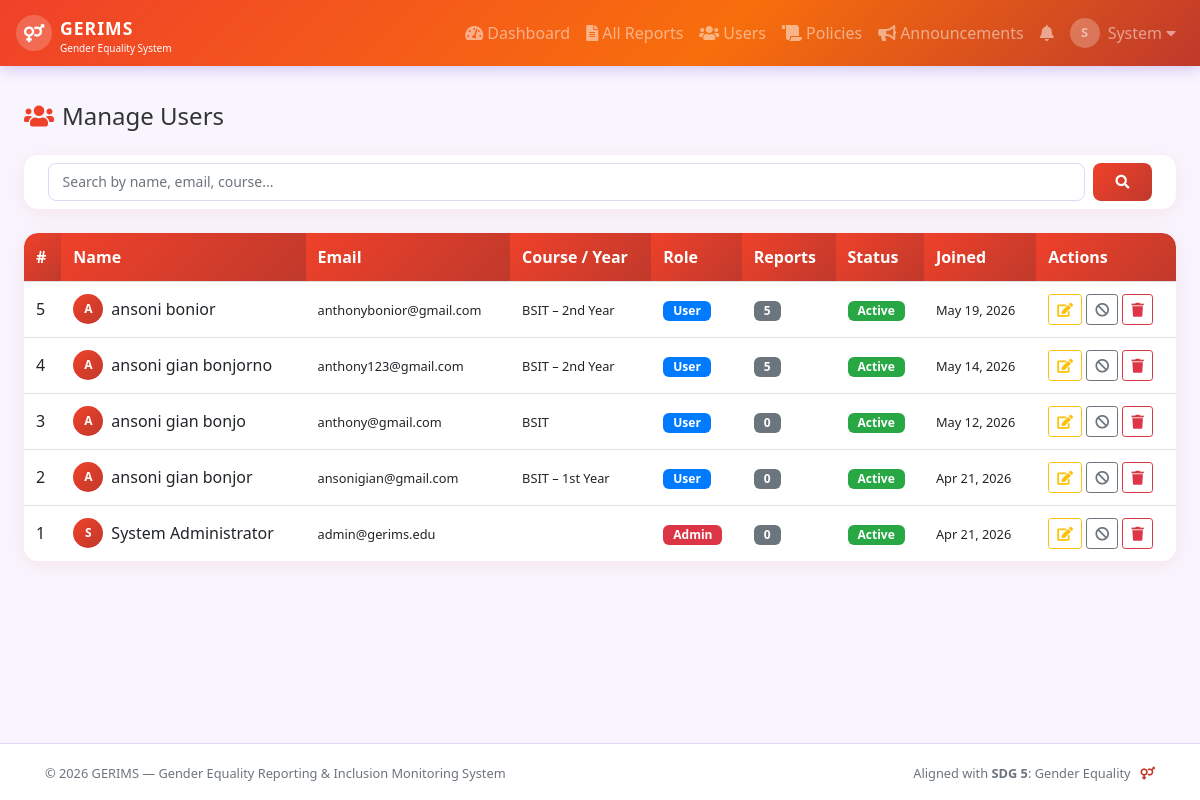
The page /admin/users.php (signed in) on the database its author committed.
### tables this page shows
CREATE TABLE `users` (
  `user_id` int(11) NOT NULL,
  `full_name` varchar(100) NOT NULL,
  `email` varchar(100) NOT NULL,
  `password` varchar(255) NOT NULL,
  `gender` varchar(30) DEFAULT NULL,
  `course` varchar(100) DEFAULT NULL,
  `year_level` varchar(20) DEFAULT NULL,
  `contact_number` varchar(20) DEFAULT NULL,
  `role` enum('user','admin') DEFAULT 'user',
  `profile_pic` varchar(255) DEFAULT 'default.png',
  `is_active` tinyint(1) DEFAULT 1,
  `created_at` timestamp NOT NULL DEFAULT current_timestamp(),
  `updated_at` timestamp NOT NULL DEFAULT current_timestamp() ON UPDATE current_timestamp()
);

### includes/config.php (called while the page is built, shortened)
<?php
function sanitize($conn, $data) {
    return $conn->real_escape_string(htmlspecialchars(strip_tags(trim($data))));
}
?>

### admin/users.php (the view, shortened to what this page needs)
<?php
require_once '../includes/config.php';
$admin_id = $_SESSION['user_id'];
$search = sanitize($conn, $_GET['search'] ?? '');
$where = $search ? "WHERE full_name LIKE '%$search%' OR email LIKE '%$search%' OR course LIKE '%$search%'" : "";
$users = $conn->query("SELECT u.*, (SELECT COUNT(*) FROM reports r WHERE r.user_id=u.user_id) as report_count FROM users u $where ORDER BY u.created_at DESC");
include '../includes/header.php';
?>
<div class="container-fluid px-4">
    <div class="d-flex align-items-center mb-4">
        <h4 class="mb-0 mr-auto"><i class="fas fa-users mr-2" style="color:var(--primary)"></i>Manage Users</h4>
    </div>
    <div class="gerims-card">
        <div class="card-body py-2">
            <form method="GET" class="d-flex">
                <input type="text" name="search" class="form-control form-control-sm mr-2" placeholder="Search by name, email, course..." value="<?= htmlspecialchars($search) ?>">
                <button class="btn btn-gerims btn-sm"><i class="fas fa-search"></i></button>
            </form>
        </div>
    </div>
    <div class="gerims-card">
        <div class="card-body p-0">
            <div class="table-responsive">
            <table class="table table-hover mb-0 gerims-table">
                <thead><tr><th>#</th><th>Name</th><th>Email</th><th>Course / Year</th><th>Role</th><th>Reports</th><th>Status</th><th>Joined</th><th>Actions</th></tr></thead>
                <tbody>
                <?php while ($u = $users->fetch_assoc()): ?>
                <tr>
                    <td><?= $u['user_id'] ?></td>
                    <td>
                        <div class="d-flex align-items-center">
                            <div style="width:30px;height:30px;border-radius:50%;background:linear-gradient(135deg,var(--primary),var(--secondary));color:#fff;display:flex;align-items:center;justify-content:center;font-size:12px;font-weight:700;flex-shrink:0;margin-right:8px">
                                <?= strtoupper(substr($u['full_name'],0,1)) ?>
                            </div>
                            <?= htmlspecialchars($u['full_name']) ?>
                        </div>
                    </td>
                    <td><small><?= htmlspecialchars($u['email']) ?></small></td>
                    <td><small><?= htmlspecialchars($u['course']) ?> <?= $u['year_level'] ? '– '.$u['year_level'] : '' ?></small></td>
                    <td><span class="badge badge-<?= $u['role']==='admin'?'danger':'primary' ?>"><?= ucfirst($u['role']) ?></span></td>
                    <td><span class="badge badge-secondary"><?= $u['report_count'] ?></span></td>
                    <td>
                        <span class="badge badge-<?= $u['is_active']?'success':'secondary' ?>">
                            <?= $u['is_active']?'Active':'Inactive' ?>
                        </span>
                    </td>
                    <td><small><?= date('M d, Y', strtotime($u['created_at'])) ?></small></td>
                    <td>
                        <button class="btn btn-sm btn-outline-warning" data-toggle="modal" data-target="#editModal"
                            data-uid="<?= $u['user_id'] ?>"
                            data-name="<?= htmlspecialchars($u['full_name']) ?>"
                            data-email="<?= htmlspecialchars($u['email']) ?>"
                            data-gender="<?= htmlspecialchars($u['gender']) ?>"
                            data-course="<?= htmlspecialchars($u['course']) ?>"
                            data-year="<?= htmlspecialchars($u['year_level']) ?>"
                            data-contact="<?= htmlspecialchars($u['contact_number']) ?>"
                            data-role="<?= $u['role'] ?>"
                            data-active="<?= $u['is_active'] ?>"
                            title="Edit">
                            <i class="fas fa-edit"></i>
                        </button>
                        <?php if ($u['user_id'] !== $admin_id): ?>
                        <a href="users.php?toggle=<?= $u['user_id'] ?>" class="btn btn-sm btn-outline-<?= $u['is_active']?'secondary':'success' ?>" title="<?= $u['is_active']?'Deactivate':'Activate' ?>">
                            <i class="fas fa-<?= $u['is_active']?'ban':'check' ?>"></i>
                        </a>
                        <a href="users.php?delete=<?= $u['user_id'] ?>" class="btn btn-sm btn-outline-danger"
                           data-confirm="Delete user <?= htmlspecialchars($u['full_name']) ?>? This will also delete all their reports." title="Delete">
                            <i class="fas fa-trash"></i>
                        </a>
                        <?php endif; ?>
                    </td>
                </tr>
                <?php endwhile; ?>
                </tbody>
            </table>
            </div>
        </div>
    </div>
</div>
<?php include '../includes/footer.php'; ?>

### css/style.css (style rules this page uses)
:root { --primary: #EF412A; --secondary: #c0392b; --accent: #f39c12; --light-bg: #f8f5ff; --card-shadow: 0 4px 20px rgba(239, 65, 42, 0.10); --radius: 14px; }
* { box-sizing: border-box; }
body { font-family: 'Segoe UI', Tahoma, Geneva, Verdana, sans-serif; background: var(--light-bg); color: #333; padding-top: 70px; min-height: 100vh; display: flex; flex-direction: column; }
.gerims-card { background: #fff; border-radius: var(--radius); box-shadow: var(--card-shadow); border: none; margin-bottom: 1.5rem; overflow: hidden; }
.gerims-card .card-body { padding: 1.5rem; }
.btn-gerims { background: linear-gradient(135deg, var(--primary), #c0392b); color: #fff; border: none; border-radius: 8px; padding: 0.5rem 1.4rem; font-weight: 600; transition: all 0.2s; }
.form-control { border-radius: 8px; border: 1.5px solid #e0d6f5; padding: 0.5rem 0.85rem; transition: border-color 0.2s; min-height: 38px; line-height: 1.5; }
.form-control-sm { height: 38px !important; padding-top: 0.4rem; padding-bottom: 0.4rem; }
.gerims-table { background: #fff; border-radius: var(--radius); overflow: hidden; }
.gerims-table thead th { background: linear-gradient(135deg, var(--primary), #c0392b); border: none; font-weight: 600; white-space: nowrap; color: #fff; }
.gerims-table td, .gerims-table th { vertical-align: middle !important; }
.badge { border-radius: 6px; padding: 4px 10px; font-size: 0.75rem; font-weight: 600; }

### rows shown on the page
users: user_id "5", full_name "A", full_name "ansoni bonior", email "anthonybonior@gmail.com", course "BSIT", year_level "2nd Year", role "User", report_count "5", is_active "Active", created_at "May 19, 2026"
users: user_id "4", full_name "A", full_name "ansoni gian bonjorno", email "anthony123@gmail.com", course "BSIT", year_level "2nd Year", role "User", report_count "5", is_active "Active", created_at "May 14, 2026"
users: user_id "3", full_name "A", full_name "ansoni gian bonjo", email "anthony@gmail.com", course "BSIT", role "User", report_count "0", is_active "Active", created_at "May 12, 2026"
users: user_id "2", full_name "A", full_name "ansoni gian bonjor", email "ansonigian@gmail.com", course "BSIT", year_level "1st Year", role "User", report_count "0", is_active "Active", created_at "Apr 21, 2026"
users: user_id "1", full_name "S", full_name "System Administrator", email "admin@gerims.edu", role "Admin", report_count "0", is_active "Active", created_at "Apr 21, 2026"

### other values the page prints
substr($user_name,0,1) "S"
explode(' ',$user_name)[0] "System"
SITE_FULL_NAME "Gender Equality Reporting & Inclusion Monitoring System"
